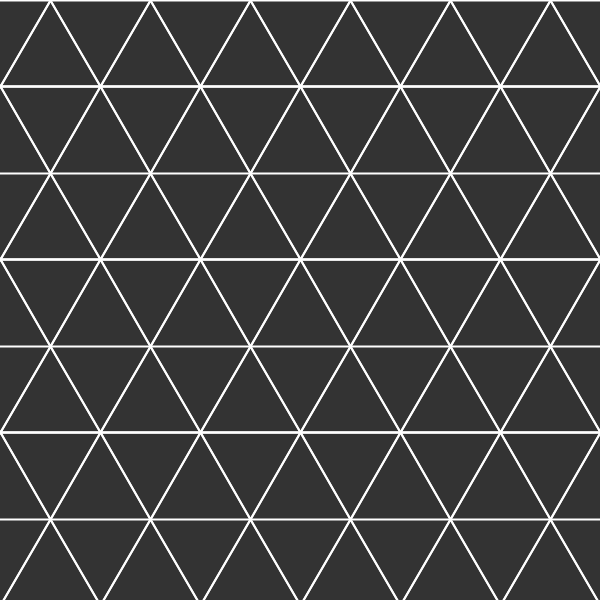
Frame 1 (no input)
Frame 60 (the mouse pressed at the canvas centre just before this capture): identical to frame 1, image omitted
Frame 120 (the mouse held since frame 60 and released just before this capture): identical to frame 1, image omitted

The Processing sketch that drew this single still picture (run headless with seeded random() and noise(); from frame 60 on, the mouse is pressed at the canvas centre):

// Processing sketch: triangle
// ── triangle.pde
void setup()
{
  size(600, 600);
  background(51);
}

void draw()
{
  background(51);
  stroke(255);
  strokeWeight(2);
  
  float l = 100;
  float h = sqrt(3)/2*l;
  
  for(int j = 0; j <= height; j += h*2)
  {
    for(int i = 0; i <= width; i += l)
    {
      line(i, h + j, i + l, h + j);
      line(i, h + j, i + l/2, j);
      line(i + l/2, j, i + l, h + j);
      
      line(i - l/2, j, i + l/2, j);
      line(i - l/2, j, i, h + j);
      line(i + l/2, j, i, h + j);
           
      line(i, j + h, i - l/2, j + h*2);
      line(i, j + h, i + l, j + h);
      line(i, j + h, i + l/2, j + h*2);
      
      line(i, j + h, i + l, j + h);
      line(i, j + h, i + l/2, j + h * 2);
      line(i + l, j + h, i + l/2, j + h * 2);
    } 
  }
}
